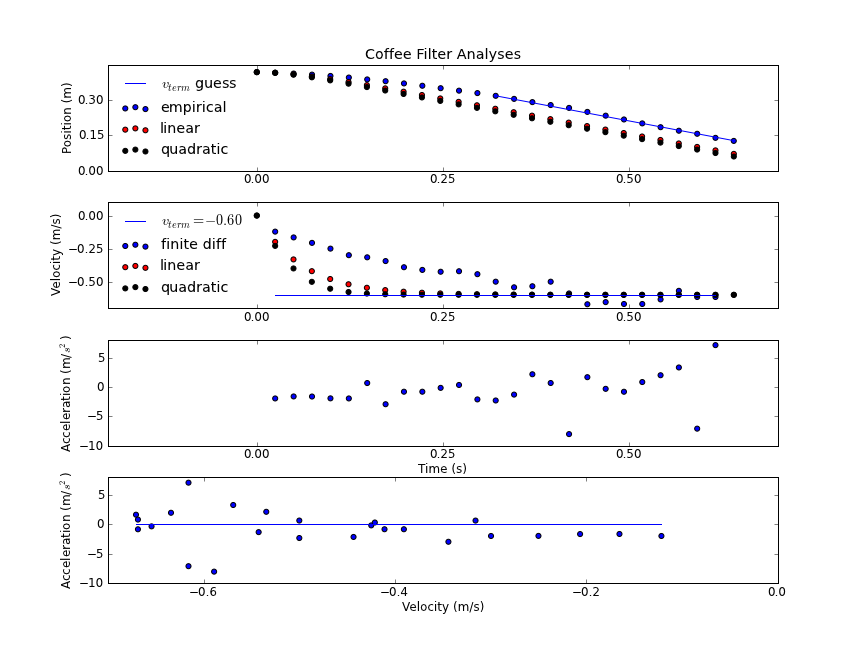

The Python source for this figure:
#-------------------------------------------------------------------------------
# Purpose:
# Author:      Pat Kujawa
#-------------------------------------------------------------------------------
#!/usr/bin/env python

from __future__ import division
import math
import numpy as np
import pylab as pl
from pprint import pprint, pformat
import pat_ode_solvers as ode
import pat_coffee_filter as cf

empirical_ts_ys = np.array([[.2055,.2302,.2550,.2797,.3045,.3292,.3539,.3786,.4033,.4280,
              .4526,.4773,.5020,.5266,.5513,.5759,.6005,.6252,.6498,.6744,
              .6990,.7236,.7482,.7728,.7974,.8220,.8466],
              [.4188,.4164,.4128,.4082,.4026,.3958,.3878,.3802,.3708,.3609,
               .3505,.3400,.3297,.3181,.3051,.2913,.2788,.2667,.2497,.2337,
               .2175,.2008,.1846,.1696,.1566,.1393,.1263]])

emp_positions = empirical_ts_ys[1,:]  # meters
emp_times     = empirical_ts_ys[0,:]  # seconds
emp_times -= emp_times[0]  # shift to zero on the first measurement


# Take a look at about the area in which velocity seems constant (terminal)
v_term_points = emp_times > 0.3
ys_term = emp_positions[v_term_points]
times_term = emp_times[v_term_points]
v_term = (ys_term[-1] - ys_term[0]) / (times_term[-1] - times_term[0])  # negative
v_term_times     = np.array([emp_times[v_term_points][0], emp_times[-1]])
v_term_endpoints = ys_term[0] * np.array([1, 1 + v_term])

## Finite differencing of emp data to guess velocity and accel
dts = emp_times[1:] - emp_times[:-1]  # 26 items
dts = dts[:-1]  # ditch last dt (seems more appropriate than first dt)
fd_vs = (emp_positions[2:] - emp_positions[:-2]) / (2*dts)
fd_as =(emp_positions[2:] + emp_positions[:-2] - 2*emp_positions[1:-1]) / (dts**2)


## Simulation
y_0, v_0 = emp_positions[0], 0
t_end = emp_times[-1]  # relies on times being shifted
dt = dts.mean()
linear_sim = cf.CoffeeFilterFall(y_0, v_0, v_term, method='linear')\
    .run(ode.runge_kutta, dt, t_end = t_end)
quadratic_sim = cf.CoffeeFilterFall(y_0, v_0, v_term, method='quadratic')\
    .run(ode.runge_kutta, dt, t_end = t_end)


def make_plot_better():
    # Move axes to be on the plot
    ax = pl.gca()  # get current axes
    ax.xaxis.set_major_locator(pl.MaxNLocator(nbins=4))
    ax.yaxis.set_major_locator(pl.MaxNLocator(nbins=4))

## Plotting
sims = [(linear_sim, 'r'), (quadratic_sim, 'k')]
pl.figure(figsize=(12, 9))
pl.subplot(4,1,1)
pl.title('Coffee Filter Analyses')
pl.ylabel('Position (m)')
pl.plot(v_term_times, v_term_endpoints, label='$v_{term}$ guess')
pl.scatter(emp_times, emp_positions, label='empirical')
for sim,c in sims:
    pl.scatter(sim.times, sim.positions, c=c, label=sim.method)
pl.xlim(-0.2, 0.7)
make_plot_better()
pl.legend(loc='lower left', frameon=False)  #TODO make smaller/alpha

pl.subplot(4,1,2)
pl.ylabel('Velocity (m/s)')
fd_times = emp_times[0] + np.cumsum(dts)
pl.scatter(fd_times, fd_vs, label='finite diff')
for sim,c in sims:
    pl.scatter(sim.times, sim.velocities, c=c, label=sim.method)
##    pl.plot(sim.times, sim.velocities)
pl.xlim(-0.2, 0.7)
pl.plot(fd_times, [v_term]*len(fd_times), label=('$v_{term}=%.2f$' % v_term))
make_plot_better()
pl.legend(loc='lower left', frameon=False)  #TODO make smaller/alpha

pl.subplot(4,1,3)
pl.ylabel(r'Acceleration (m/$s^2$)')
pl.scatter(fd_times, fd_as, label='finite diff')
pl.xlim(0, emp_times[-1])
pl.xlabel('Time (s)')
pl.subplots_adjust(hspace=0.3)
# SIM accel is too hard
##for sim in sims:
##    pl.scatter(sim.times, sim.accelerations, 0.5, label=sim.method)
make_plot_better()
pl.xlim(-0.2, 0.7)

pl.subplot(4,1,4)
pl.ylabel('Acceleration (m/$s^2$)')
pl.xlabel('Velocity (m/s)')
pl.scatter(fd_vs, fd_as, label='fd')
pl.plot([fd_vs.min(), fd_vs.max()], [0, 0], 'b-')  # line at y=0
# SIM accel is too hard
##for sim in sims:
##    pl.scatter(sim.velocities, sim.accelerations, 0.5, label=sim.method)
make_plot_better()
pl.savefig("pat_coffee_filter_sim.png", dpi=72)
pl.show()
